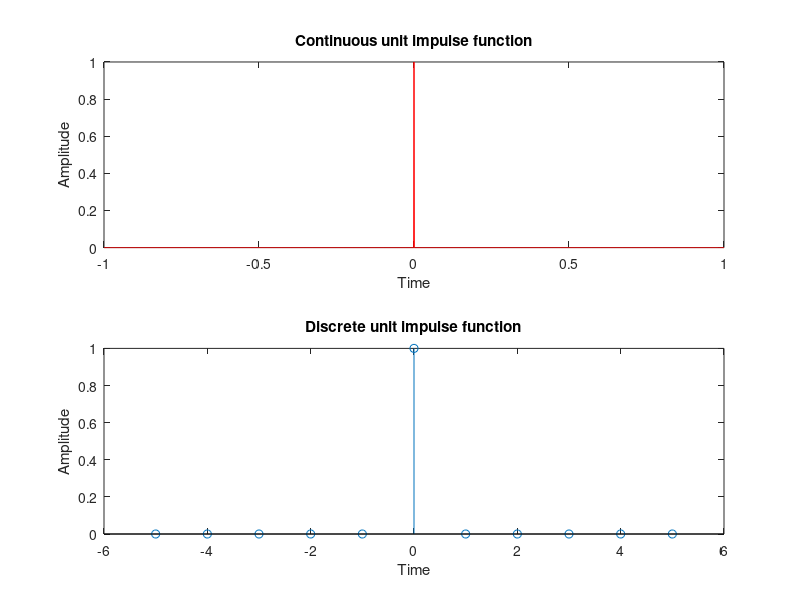
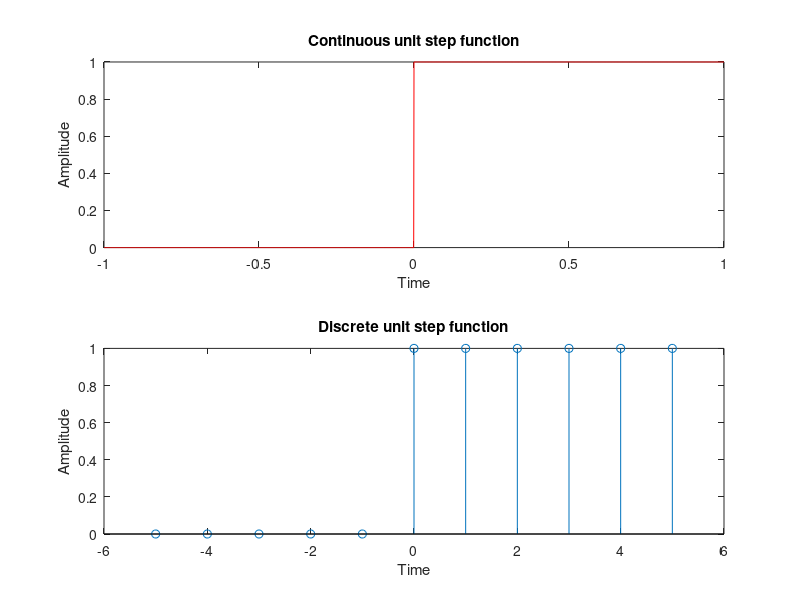
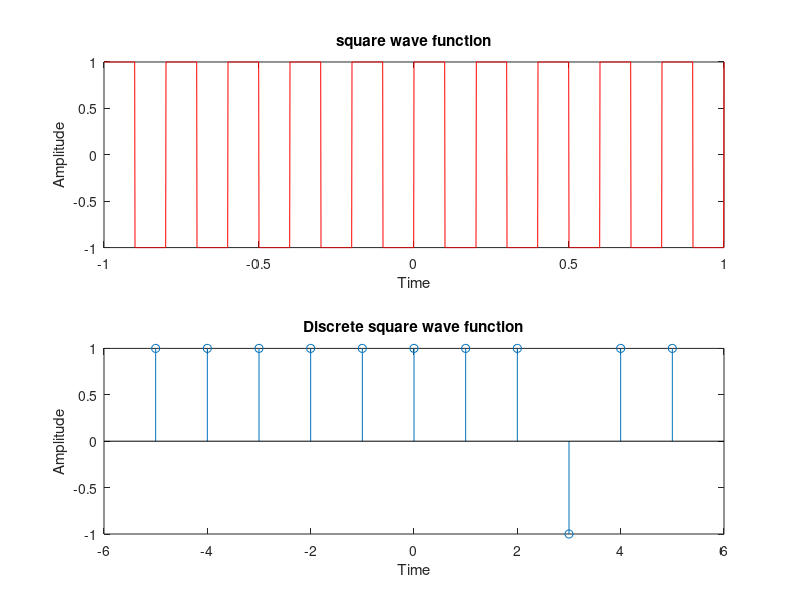
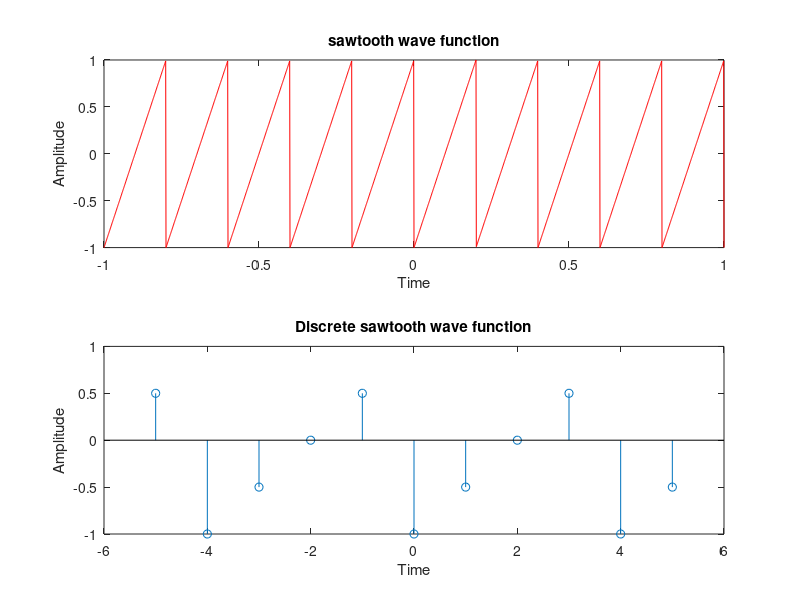

Source code (MATLAB) for these figures, in order:
% Exp 1
clc; clear; close all;
t = -1:0.001:1;
d = (t == 0);
subplot(2,1,1); plot(t, d, 'r');
xlabel('Time'); ylabel('Amplitude'); title('Continuous unit impulse function');

n = -5:1:5;
i = find(n == 0);
x = zeros(1, length(n));
x(i) = 1;
subplot(2,1,2); stem(n, x);
xlabel('Time'); ylabel('Amplitude'); title('Discrete unit impulse function');

figure;
unit_step = zeros(size(t));
unit_step(t >= 0) = 1;
subplot(2,1,1); plot(t, unit_step, 'r');
xlabel('Time'); ylabel('Amplitude'); title('Continuous unit step function');

unit_step_d = zeros(size(n));
unit_step_d(n >= 0) = 1;
subplot(2,1,2); stem(n, unit_step_d);
xlabel('Time'); ylabel('Amplitude'); title('Discrete unit step function');

figure;
f = 5;
x = square(2*pi*f*t);
subplot(2,1,1); plot(t, x, 'r');
xlabel('Time'); ylabel('Amplitude'); title('square wave function');

x_d = square(2*pi*f*n);
subplot(2,1,2); stem(n, x_d);
xlabel('Time'); ylabel('Amplitude'); title('Discrete square wave function');

figure;
x = sawtooth(2*pi*f*t);
subplot(2,1,1); plot(t, x, 'r');
xlabel('Time'); ylabel('Amplitude'); title('sawtooth wave function');

x_d = sawtooth(pi*n/2);
subplot(2,1,2); stem(n, x_d);
xlabel('Time'); ylabel('Amplitude'); title('Discrete sawtooth wave function');

figure;
A = 2; t_tri = -1:0.0005:1;
x = A*sawtooth(2*pi*5*t_tri, 0.25);
subplot(2,1,1); plot(t_tri, x, 'r'); grid on; axis([0 1 -3 3]);
xlabel('Time'); ylabel('Amplitude'); title('triangular wave function');

n_tri = -10:1:10;
x_d = A*sawtooth(pi*n_tri/4, 0.5);
subplot(2,1,2); stem(n_tri, x_d); grid on; axis([-10 10 -3 3]);
xlabel('Time'); ylabel('Amplitude'); title('Discrete triangular wave function');

figure;
y = sin(2*pi*f*t_tri);
subplot(2,1,1); plot(t_tri, y, 'r'); grid on; axis([0 1 -3 3]);
xlabel('Time'); ylabel('Amplitude'); title('sinusoidal wave function');

n_sin = -10:10;
y_d = sin(pi*n_sin/4);
subplot(2,1,2); stem(n_sin, y_d); grid on; axis([-10 10 -1.5 1.5]);
xlabel('Time'); ylabel('Amplitude'); title('Discrete sinusoidal wave function');

figure;
t_ramp = 0:0.1:1;
x_r = zeros(size(t_ramp));
for i = 2:length(t_ramp), x_r(i) = x_r(i-1) + 2; end
subplot(2,1,1); plot(t_ramp, x_r, 'r');
xlabel('Time'); ylabel('Amplitude'); title('ramp signal function');

n_ramp = 0:10;
x_rd = zeros(size(n_ramp));
for i = 2:length(n_ramp), x_rd(i) = x_rd(i-1) + 2; end
subplot(2,1,2); stem(n_ramp, x_rd);
xlabel('Time'); ylabel('Amplitude'); title('Discrete ramp signal function');

figure;
t_sinc = -5:0.001:5;
x = sinc(t_sinc);
subplot(2,1,1); plot(t_sinc, x); grid on;
xlabel('Time'); ylabel('Amplitude'); title('Continuous sinc function');

n_sinc = -10:10;
x_d = sinc(n_sinc/2);
subplot(2,1,2); stem(n_sinc, x_d); grid on;
xlabel('Time'); ylabel('Amplitude'); title('Discrete sinc function');

% Exp 2
clc; clear; close all;
n = -4:4;
x1 = [0 1 2 3 4 5 6 7 8];
x2 = [2 3 4 5 6 7 0 0 1];
k = 2;
y_add = x1 + x2;
figure;
subplot(3,1,1); stem(n, x1); xlabel('n'); ylabel('x1'); title('Display x1');
subplot(3,1,2); stem(n, x2); xlabel('n'); ylabel('x2'); title('Display x2');
subplot(3,1,3); stem(n, y_add); xlabel('n'); ylabel('y_add'); title('Addition of 2 numbers');

y_sub = x1 - x2;
figure;
subplot(3,1,1); stem(n, x1); xlabel('n'); ylabel('x1'); title('Display x1');
subplot(3,1,2); stem(n, x2); xlabel('n'); ylabel('x2'); title('Display x2');
subplot(3,1,3); stem(n, y_sub); xlabel('n'); ylabel('y_sub'); title('Subtraction of 2 numbers');

y_mul = x1 .* x2;
figure;
subplot(3,1,1); stem(n, x1); xlabel('n'); ylabel('x1'); title('Display x1');
subplot(3,1,2); stem(n, x2); xlabel('n'); ylabel('x2'); title('Display x2');
subplot(3,1,3); stem(n, y_mul); xlabel('n'); ylabel('y_mul'); title('Multiplication of 2 numbers');

A1 = 2; A2 = 0.5;
x1_a_s = A1 * x1;
x2_a_s = A2 * x2;
figure;
subplot(4,1,1); stem(n, x1); xlabel('n'); ylabel('x1'); title('Display x1');
subplot(4,1,2); stem(n, x2); xlabel('n'); ylabel('x2'); title('Display x2');
subplot(4,1,3); stem(n, x1_a_s); xlabel('n'); ylabel('x1_a_s'); title('amp scaling 1');
subplot(4,1,4); stem(n, x2_a_s); xlabel('n'); ylabel('x2_a_s'); title('amp scaling 2');

x1_a_shift = x1 + k;
x2_a_shift = x2 + k;
figure;
subplot(4,1,1); stem(n, x1); xlabel('n'); ylabel('x1'); title('Display x1');
subplot(4,1,2); stem(n, x2); xlabel('n'); ylabel('x2'); title('Display x2');
subplot(4,1,3); stem(n, x1_a_shift); xlabel('n'); ylabel('x1_a_shift'); title('amp shift 1');
subplot(4,1,4); stem(n, x2_a_shift); xlabel('n'); ylabel('x2_a_shift'); title('amp shifting 2');

x1_delayed = [zeros(1,k) x1(1:end-k)];
x1_adv = [x1(k+1:end) zeros(1,k)];
figure;
subplot(3,1,1); stem(n, x1); xlabel('n'); ylabel('x1'); title('Display x1');
subplot(3,1,2); stem(n, x1_delayed); xlabel('n'); ylabel('x1_delayed'); title('time delay');
subplot(3,1,3); stem(n, x1_adv); xlabel('n'); ylabel('x1_adv'); title('time adv');

% Exp 3
clc; clear; close all;
x = [1 2 3 4];
h = [6 7 8];
lx = length(x);
lh = length(h);
N = lx + lh - 1;
y = zeros(1,N);
for n = 0:N-1
    for k = 0:n
        if (k+1 <= lx) && (n-k+1 <= lh)
            y(n+1) = y(n+1) + x(k+1)*h(n-k+1);
        end
    end
end
disp('Convolution result y[n] =');
disp(y);

h_flip = h(end:-1:1);
r = zeros(1,N);
for n = 0:N-1
    for k = 0:n
        if (k+1 <= lx) && (n-k+1 <= lh)
            r(n+1) = r(n+1) + x(k+1)*h_flip(n-k+1);
        end
    end
end
disp('Cross-correlation result r[n] =');
disp(r);

% Exp 4
clc; clear; close all;
x = [1 2 3 1];
N = length(x);
X = zeros(1,N);
for k = 0:N-1
    for n = 0:N-1
        X(k+1) = X(k+1) + x(n+1)*exp(-1j*2*pi*n*k/N);
    end
end
disp('DFT of x(n)');
disp(X);

x_reconstructed = zeros(1,N);
for n = 0:N-1
    for k = 0:N-1
        x_reconstructed(n+1) = x_reconstructed(n+1) + X(k+1)*exp(1j*2*pi*n*k/N);
    end
    x_reconstructed(n+1) = x_reconstructed(n+1)/N;
end
disp('IDFT of X(k)');
disp(real(x_reconstructed));

figure;
subplot(3,1,1); stem(0:N-1, x, 'filled'); title('Input Signal x[n]'); xlabel('n'); ylabel('Amplitude'); grid on;
subplot(3,1,2); stem(0:N-1, abs(X), 'filled'); title('DFT X[k]'); xlabel('k'); ylabel('|X(k)|'); grid on;
subplot(3,1,3); stem(0:N-1, angle(X), 'filled'); title('Angle of X'); xlabel('k'); ylabel('Angle'); grid on;

% Exp 5
clc; clear; close all;
x = [1 4 3 2 0 0 0 0];
w2 = 1;
w4_0 = 1;
w4_1 = -1j;
w8_0 = 1;
w8_1 = (1/sqrt(2)) - 1j*(1/sqrt(2));
w8_2 = -1j;
w8_3 = -(1/sqrt(2)) - 1j*(1/sqrt(2));

v11(1) = x(1) + w2*x(5);
v11(2) = x(1) - w2*x(5);
v12(1) = x(3) + w2*x(7);
v12(2) = x(3) - w2*x(7);

v21(1) = x(2) + w2*x(6);
v21(2) = x(2) - w2*x(6);
v22(1) = x(4) + w2*x(8);
v22(2) = x(4) - w2*x(8);

f1(1) = v11(1) + w4_0*v12(1);
f1(2) = v11(2) + w4_1*v12(2);
f1(3) = v11(1) - w4_0*v12(1);
f1(4) = v11(2) - w4_1*v12(2);

f2(1) = v21(1) + w4_0*v22(1);
f2(2) = v21(2) + w4_1*v22(2);
f2(3) = v21(1) - w4_0*v22(1);
f2(4) = v21(2) - w4_1*v22(2);

X(1) = f1(1) + w8_0*f2(1);
X(2) = f1(2) + w8_1*f2(2);
X(3) = f1(3) + w8_2*f2(3);
X(4) = f1(4) + w8_3*f2(4);
X(5) = f1(1) - w8_0*f2(1);
X(6) = f1(2) - w8_1*f2(2);
X(7) = f1(3) - w8_2*f2(3);
X(8) = f1(4) - w8_3*f2(4);

disp('The 8 point DFT of the given input sequence X(k):');
disp(X);

% Exp 6
clc; clear; close all;
x = [1 2 3 4];
h = [1 1 1];
lx = length(x);
lh = length(h);
N = lx + lh - 1;
y = zeros(1,N);
for n = 0:N-1
    for k = 0:n
        if (k+1 <= lx) && (n-k+1 <= lh)
            y(n+1) = y(n+1) + x(k+1)*h(n-k+1);
        end
    end
end
x_pad = [x zeros(1,N-lx)];
h_pad = [h zeros(1,N-lh)];
X = zeros(1,N);
H = zeros(1,N);
for k = 0:N-1
    for n = 0:N-1
        X(k+1) = X(k+1) + x_pad(n+1)*exp(-1j*2*pi*n*k/N);
        H(k+1) = H(k+1) + h_pad(n+1)*exp(-1j*2*pi*n*k/N);
    end
end
Y = X .* H;
y_freq = zeros(1,N);
for n = 0:N-1
    for k = 0:N-1
        y_freq(n+1) = y_freq(n+1) + Y(k+1)*exp(1j*2*pi*n*k/N);
    end
    y_freq(n+1) = y_freq(n+1)/N;
end
disp('Time domain convolution result:');
disp(y);
disp('Frequency domain IDFT of product:');
disp(real(y_freq));
if max(abs(y - real(y_freq))) < 1e-10
    fprintf('Verification passed: Results are identical.\n');
else
    fprintf('Verification failed: Results differ.\n');
end
x2 = [1 2 3 4];
time = conv(x2, h);
Y_fft = ifft(fft(x_pad, N) .* fft(h_pad, N));
disp('Time domain result (conv):');
disp(time);
disp('Frequency domain result (ifft):');
disp(real(Y_fft));

% Exp 7
clc; clear; close all;
n = 20;
wp = 0.5*pi;
b = fir1(n, wp/pi, hamming(n+1));
[H, w] = freqz(b, 1);
plot(w/pi, abs(H), 'm');
hold on;
b = fir1(n, wp/pi, boxcar(n+1));
[H, w] = freqz(b, 1);
plot(w/pi, abs(H));
b = fir1(n, wp/pi, bartlett(n+1));
[H, w] = freqz(b, 1);
plot(w/pi, abs(H));
b = fir1(n, wp/pi, blackman(n+1));
[H, w] = freqz(b, 1);
plot(w/pi, abs(H));
b = fir1(n, wp/pi, hann(n+1));
[H, w] = freqz(b, 1);
plot(w/pi, abs(H));
grid on;
xlabel('Normalised Frequency');
ylabel('|H(w)|');
legend('Hamming','boxcar','bartlett','blackman','hanning');

% Exp 8
clc; clear; close all;
Fs = 10000;
Fc = 3000;
orders = [4, 7, 9];
Wn = Fc/(Fs/2);
figure;
subplot(2,1,1);
hold on; grid on;
title('butterworth LPF IIR [magnitude response]');
xlabel('frequency (Hz)'); ylabel('magnitude');
ylim([-0.5 1.5]);
subplot(2,1,2);
hold on; grid on;
title('butterworth LPF IIR [magnitude response in db]');
xlabel('frequency (Hz)'); ylabel('magnitude');
ylim([-80 20]);
for n = orders
    [b, a] = butter(n, Wn, 'low');
    [H, f] = freqz(b, a, 1024, Fs);
    subplot(2,1,1); plot(f, abs(H));
    subplot(2,1,2); plot(f, 20*log10(abs(H)));
end
subplot(2,1,1); legend('show', 'Location', 'northeast');
subplot(2,1,2); legend('show', 'Location', 'northeast');

% Exp 9
clc; clear; close all;
t = 0:0.005:1;
p_wave = 0.2*sin(2*pi*5*(t-0.05)).*(t>=0.05 & t<=0.15);
qrs_wave = 1.2*sawtooth(2*pi*20*(t-0.3), 0.3).*(t>=0.3 & t<=0.35);
t_wave = 0.5*sin(2*pi*5*(t-0.6)).*(t>=0.6 & t<=0.7);
ecgSignal = p_wave + qrs_wave + t_wave;
figure;
plot(t, ecgSignal); grid on;
xlabel('Time (s)'); ylabel('Amplitude'); title('One ECG Cycle');
ecg_signal_repeated = repmat(ecgSignal, 1, 5);
t_repeated = linspace(0, 5, length(ecg_signal_repeated));
figure('Position', [100, 100, 1200, 400]);
plot(t_repeated, ecg_signal_repeated); grid on;
xlabel('Time (s)'); ylabel('Amplitude'); title('ECG Signal');

% Exp 10
clc; clear; close all;
Fs = 8000;
notes = [240 270 270 300 300 320 320 350];
tone_sequence = [];
for k = 1:length(notes)
    t = 0:1/Fs:0.5;
    tone = 0.5*sin(2*pi*notes(k)*t);
    tone_sequence = [tone_sequence tone];
end
sound(tone_sequence, Fs);
figure;
total_time = (0:length(tone_sequence)-1)/Fs;
plot(total_time, tone_sequence, 'Color', [0.2 0.6 0.9], 'LineWidth', 1.1);
xlabel('Time (seconds)'); ylabel('Amplitude');
title('Musical Tone Sequence: Saa Saa Re Re Ga Ga Ma Ma');
zoom_samples = 1:round(Fs*0.01);
figure;
plot(total_time(zoom_samples), tone_sequence(zoom_samples), 'Color', [0.8 0.1 0.3], 'LineWidth', 1.2);
xlabel('Time'); ylabel('Amplitude');
title('Zoomed View of Single Tone Generation');
